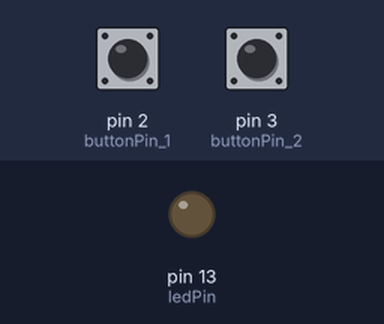
The sketch below on a simulated Arduino Uno, built with avr-gcc and run on an emulated ATmega328P. On the bench: output pins drawn as LEDs (lit = HIGH). Inputs (shaded band) come from the test bench; at power-on: pin 2 (buttonPin_1) LOW, pin 3 (buttonPin_2) LOW.

Above: at 1.2 s.
1.3 s: pin 2 (buttonPin_1) pulled HIGH for 0.15 s
At 1.37 s:
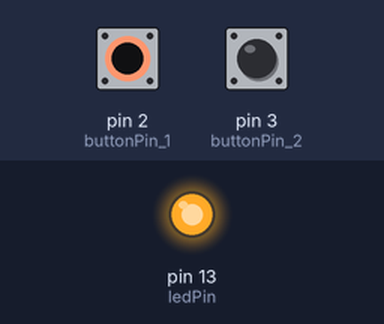
2.9 s: pin 2 (buttonPin_1) pulled HIGH for 3.2 s
At 6.4 s:
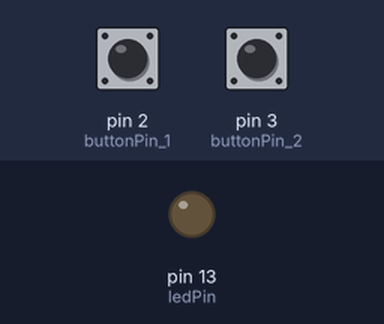
7.6 s: pin 3 (buttonPin_2) pulled HIGH for 3.2 s
At 8.8 s:
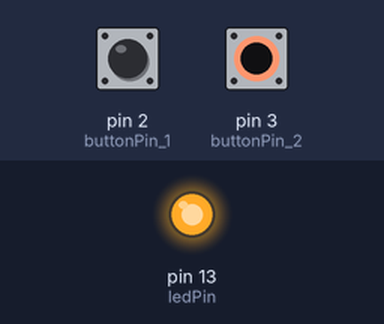
Timing chart, 0 to 12.3 s (numbered marks = the images above; inputs shaded):
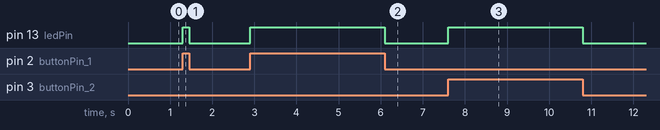

The sketch:

pushbuttonsLED.ino
```cpp
const int buttonPin_1 = 2;  // the number of the pushbutton pin
const int buttonPin_2 = 3;
const int ledPin = 13;      // the number of the LED pin

// variables will change:
int buttonState_1 = 0;      // variable for reading the pushbutton 1 status
int buttonState_2 = 0;      // variable for reading the pushbutton 2 status

void setup() {
  // initialize the LED pin as an output:
  pinMode(ledPin, OUTPUT);
  // initialize the pushbutton pins as inputs:
  pinMode(buttonPin_1, INPUT);
  pinMode(buttonPin_2, INPUT);
}

void loop() {
  // read the state of the pushbutton values:
  buttonState_1 = digitalRead(buttonPin_1);
  buttonState_2 = digitalRead(buttonPin_2);

  // check if either of the pushbuttons is pressed. If it is, the buttonState is HIGH:
  if (buttonState_1 == HIGH || buttonState_2 == HIGH) {
    // turn LED on:
    digitalWrite(ledPin, HIGH);
  } else {
    // turn LED off:
    digitalWrite(ledPin, LOW);
  }
}
```

Measured:
- after the input at 1.3 s, pin 13 (ledPin): LOW → HIGH at once, → LOW 0.15 s later
- after the input at 2.9 s, pin 13 (ledPin): LOW → HIGH at once, → LOW 3.2 s later
- after the input at 7.6 s, pin 13 (ledPin): LOW → HIGH at once, → LOW 3.2 s later
